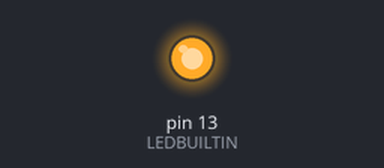
This sketch was run on a simulated Arduino Uno, built with avr-gcc and run on an emulated ATmega328P. Parts: output pins drawn as LEDs (lit = HIGH).

Above: at 1.0 s.
At 5.5 s:
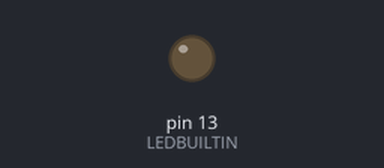
Timing chart, 0 to 6.9 s (numbered marks = the images above):
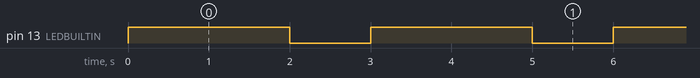

Measured:
- by itself, pin 13 (LEDBUILTIN): alternates HIGH for 2.0 s and LOW for 1.0 s

The sketch:

sketch_dec30a_LED.ino
```cpp
#define LEDBUILTIN 13

// the setup function runs once when you press reset or power the board
void setup(){
  // initialize digital pin LEDBUILTIN as an output.
  pinMode(LEDBUILTIN, OUTPUT);
}

// the loop function runs over and over again forever
void loop(){
  digitalWrite(LEDBUILTIN, HIGH);   // turn the LED on (HIGH is the voltage level)
  delay(2000);                       // wait for a second


  digitalWrite(LEDBUILTIN, LOW);    // turn the LED off by making the voltage LOW
  delay(1000);                       // wait for a second
}
```
